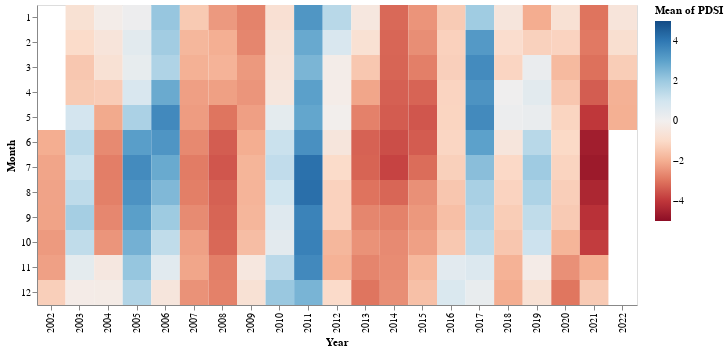

Source (notebook cell):
### Markdown cell above
* PDSI 데이터로 heatmap 을 그려봅시다. 
  * x축 : year
  * y축 : month
  * color : 해당 년 / 월의 PDSI value **평균값**
    * 평균으로 aggregation 해야합니다. 
    * alt.Color()에 scale 인자로 아래 값을 추가해줍니다. 
alt.Scale(scheme='redblue', domain=(-5, 5))
    `  `

### Code cell
alt.Chart(pdsi_df).mark_rect().encode(
    x="Year:O",
    y="Month:O",
    color = alt.Color("mean(PDSI)", scale=alt.Scale(scheme='redblue', domain=(-5, 5)))
).properties(width=600, height=300)

### Figure 1 — Vega-Lite specification as saved in the notebook (floating-point values rounded to 4 significant figures; data arrays with more than 128 entries replaced by an {"elided": "..."} marker saying what was removed)
{"config": {"view": {"continuousWidth": 400, "continuousHeight": 300}}, "data": {"name": "data-57fe037d9fb61f091aa6445c7c137113"}, "mark": "rect", "encoding": {"color": {"aggregate": "mean", "field": "PDSI", "scale": {"domain": [-5, 5], "scheme": "redblue"}, "type": "quantitative"}, "x": {"field": "Year", "type": "ordinal"}, "y": {"field": "Month", "type": "ordinal"}}, "height": 300, "width": 600, "$schema": "https://vega.github.io/schema/vega-lite/v4.17.0.json", "datasets": {"data-57fe037d9fb61f091aa6445c7c137113": {"elided": "1454 records"}}}
